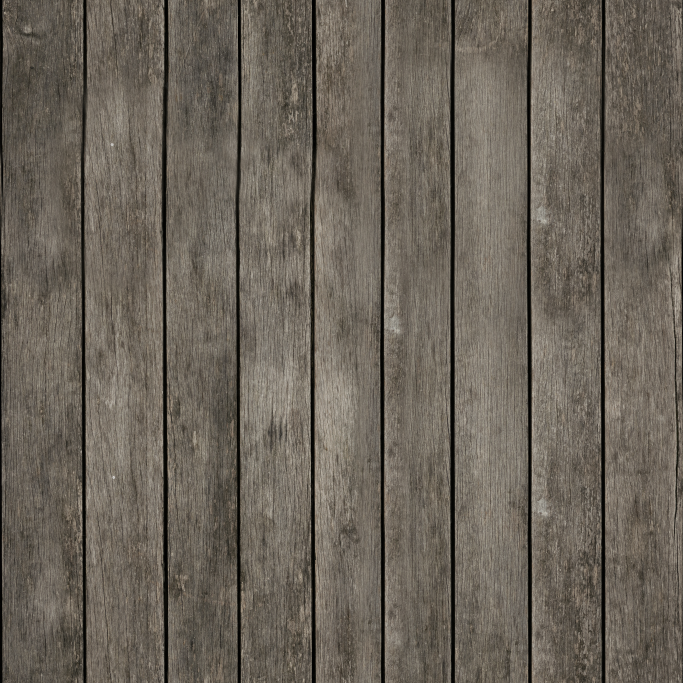
#> input picture assets/brown_planks_03_diff_2k.jpg, 2048 x 2048 px (shown at 1/3 size)
$ python -i specks.py   (imports and definitions only)
#> lines starting #> are read from the running program, lines starting #| are printed output that depends on the picture; after the words box and inside, x2 and y2 are one past the last pixel; in counts of white or black regions, pixels touching at a corner belong together
# Isolated single-pixel specks: a pixel that differs from the median of its 8 neighbours by more than T while the
# neighbours agree with each other (a flat area with one odd pixel).
#   python3 specks.py <frames dir> [T] [--mask <mask frames dir>]
# --mask: the same frames rendered with rigLab's `mask` option (the figures alone on magenta). Only specks on a
# figure, or within one pixel of one, are counted: under a moving camera the set has thin lines of its own (tile
# joints, blind slats) that come and go by single pixels, and those are not the rig's.
import sys, glob, os
import numpy as np
from PIL import Image

def find(path, T=28, mask=None):
    """the specks of one picture: [(x, y, its colour, the colour round it)]; mask = a picture of the figures on magenta"""
#> called with path = '../../assets/brown_planks_03_diff_2k.jpg', T = 28
    a = np.asarray(Image.open(path).convert('RGB'), np.float32)
    h, w, _ = a.shape
#> h = 2048; w = 2048
    nb = np.stack([a[1 + dy:h - 1 + dy, 1 + dx:w - 1 + dx] for dy in (-1, 0, 1) for dx in (-1, 0, 1) if (dy, dx) != (0, 0)])
    med = np.median(nb, axis=0); spread = (nb.max(axis=0) - nb.min(axis=0)).max(axis=-1)
#> after `spread = (nb.max(axis=0) - nb.min(axis=0)).max(axis=-1)`:
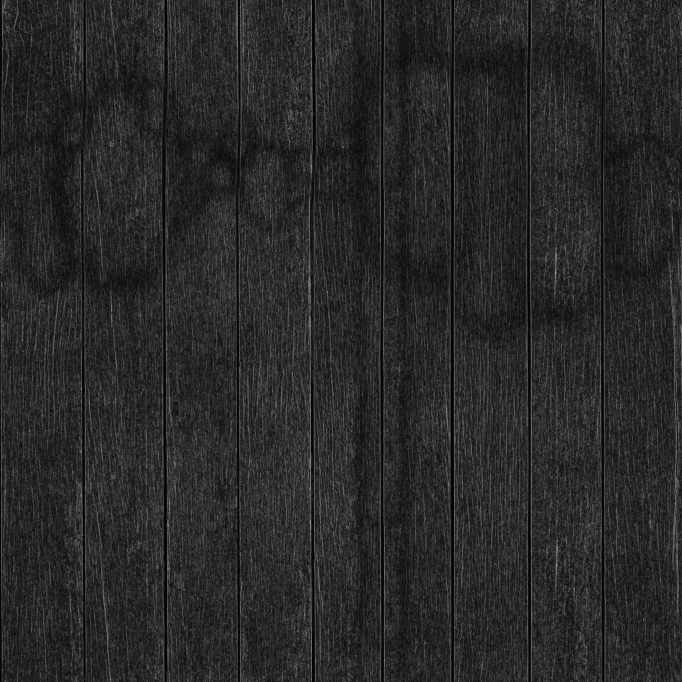
#> spread: shape (2046, 2046) float32 (shown at 1/3 size); min 0, max 203, mean 40.7
    diff = np.abs(a[1:-1, 1:-1] - med).max(axis=-1)
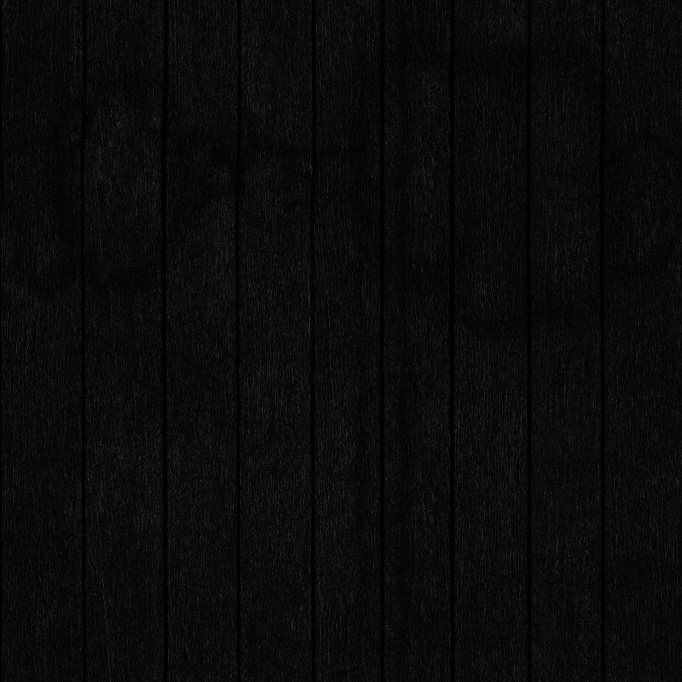
#> diff: shape (2046, 2046) float32 (shown at 1/3 size); min 0, max 104.5, mean 11
    hit = (diff > T) & (spread < 14)
#> hit: shape (2046, 2046) bool; 0% white in thin lines or dots, all inside (x1, y1, x2, y2) = (115, 112, 1996, 1833)
    if mask is not None:
        m = np.asarray(Image.open(mask).convert('RGB').resize((w, h), Image.NEAREST), np.float32)
        fig = np.abs(m - np.array([255, 0, 255], np.float32)).max(axis=-1) > 40
        near = fig.copy()
        for dy in (-1, 0, 1):
            for dx in (-1, 0, 1): near |= np.roll(np.roll(fig, dy, 0), dx, 1)
        hit &= near[1:-1, 1:-1]
    ys, xs = np.nonzero(hit)
#> ys = [112, 155, 161, 174, 561, 1430, 1438, 1801, 1832]; xs = [1387, 1995, 909, 115, 1735, 753, 1738, 1932, 1736]
    return [(int(x) + 1, int(y) + 1, tuple(int(c) for c in a[y + 1, x + 1]), tuple(int(c) for c in med[y, x])) for x, y in zip(xs, ys)]

# [11 lines not run here, left out]

>>> result = find('../../assets/brown_planks_03_diff_2k.jpg')
#> result = 9 items
